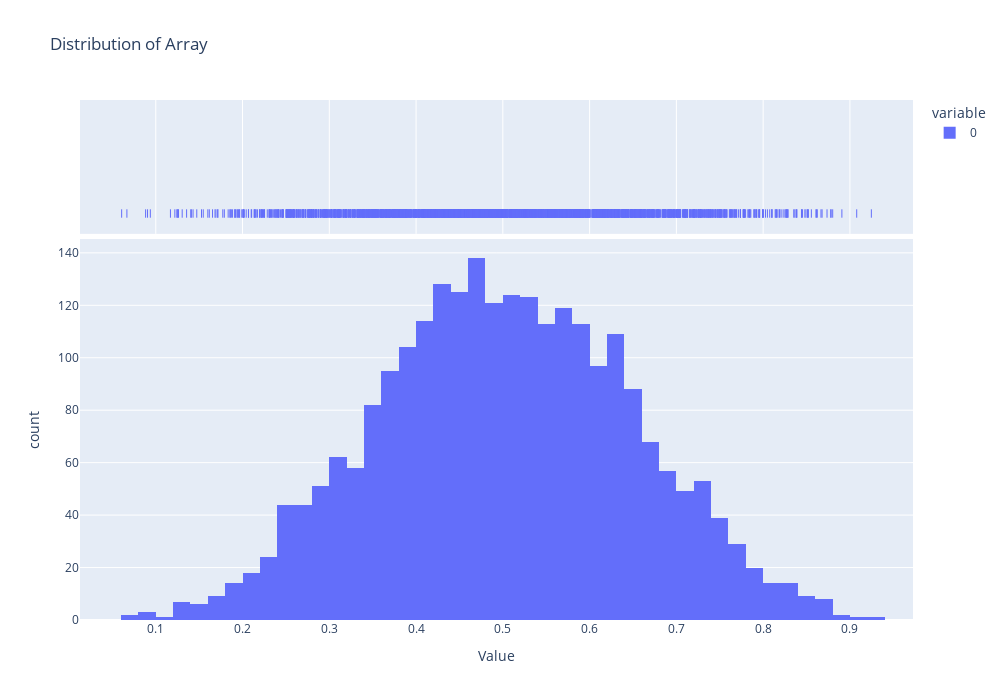

Write notebook code for a chart like this one.
### Code cell
fig = px.histogram(distribution, nbins=50, title='Distribution of Array', labels={'value':'Value'}, marginal="rug", height=700,  width=1000)
fig.show()

### Figure 1 — Plotly figure (JSON) as saved in the notebook; plotly's stock layout.template omitted (floating-point values rounded to 4 significant figures; data arrays with more than 128 entries replaced by an {"elided": "..."} marker saying what was removed)
{"data": [{"alignmentgroup": "True", "bingroup": "x", "hovertemplate": "variable=0<br>Value=%{x}<br>count=%{y}<extra></extra>", "legendgroup": "0", "marker": {"color": "#636efa", "pattern": {"shape": ""}}, "name": "0", "nbinsx": 50, "offsetgroup": "0", "orientation": "v", "showlegend": true, "x": {"elided": "2500 float values"}, "xaxis": "x", "yaxis": "y", "type": "histogram"}, {"alignmentgroup": "True", "boxpoints": "all", "fillcolor": "rgba(255,255,255,0)", "hoveron": "points", "hovertemplate": "variable=0<br>Value=%{x}<extra></extra>", "jitter": 0, "legendgroup": "0", "line": {"color": "rgba(255,255,255,0)"}, "marker": {"color": "#636efa", "symbol": "line-ns-open"}, "name": "0", "offsetgroup": "0", "showlegend": false, "x": {"elided": "2500 float values"}, "xaxis": "x2", "yaxis": "y2", "type": "box"}], "layout": {"xaxis": {"anchor": "y", "domain": [0.0, 1.0], "title": {"text": "Value"}}, "yaxis": {"anchor": "x", "domain": [0.0, 0.7326], "title": {"text": "count"}}, "xaxis2": {"anchor": "y2", "domain": [0.0, 1.0], "matches": "x", "showticklabels": false, "showgrid": true}, "yaxis2": {"anchor": "x2", "domain": [0.7426, 1.0], "matches": "y2", "showticklabels": false, "showline": false, "ticks": "", "showgrid": false}, "legend": {"title": {"text": "variable"}, "tracegroupgap": 0}, "title": {"text": "Distribution of Array"}, "barmode": "relative", "height": 700, "width": 1000}}
